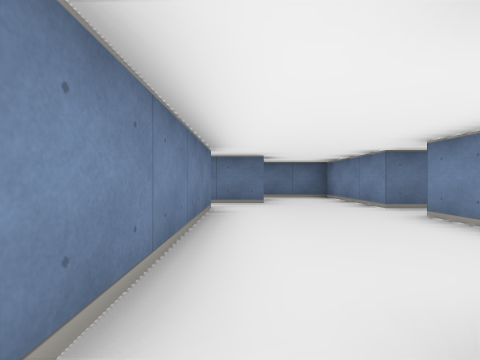
view 1 (above)

16 first-person views from a walk through a cub3D ray-caster map. The camera is about half as high as the walls, looks level and sees 85° across. The floor is counted in squares. Each view is taken from the middle of a square. On the plan, view 1 faces up. The plan holds only what a view shows up to about 9 squares ahead; the rest is blank.

view 2
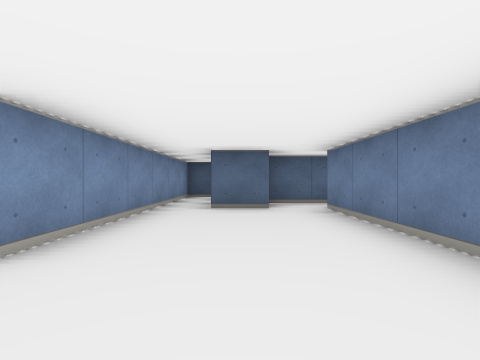

view 3
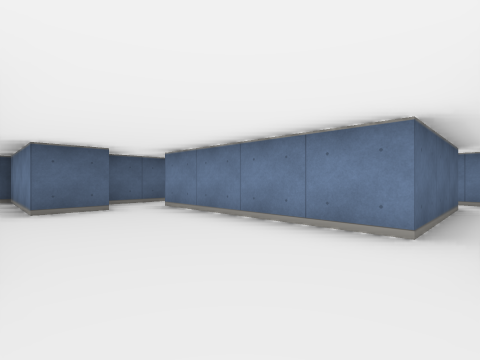

view 4
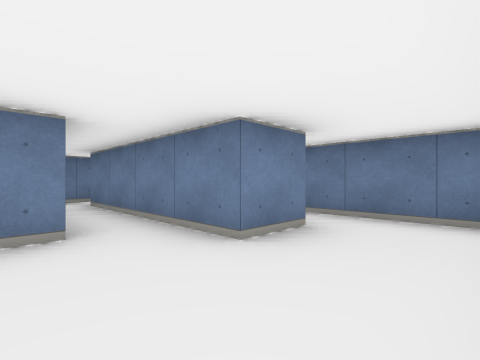

view 5
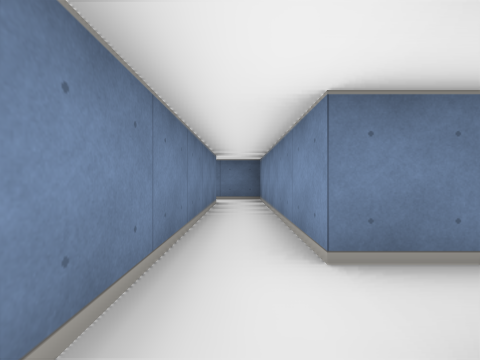

view 6
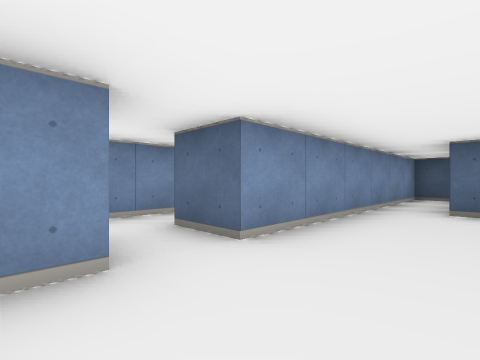

view 7
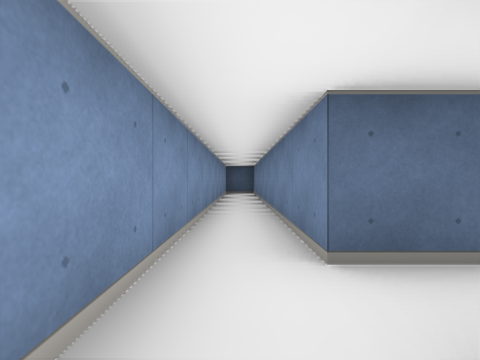

view 8
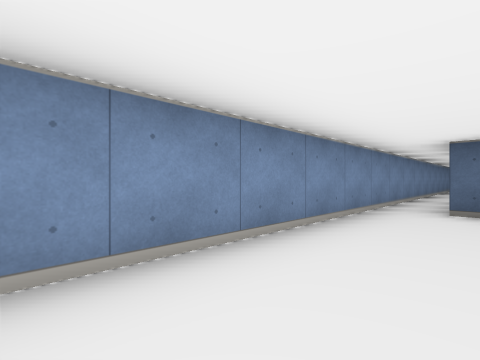

view 9
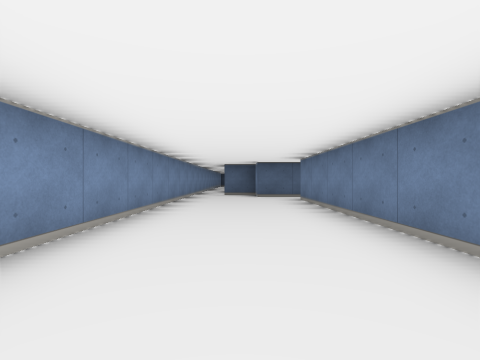

view 10
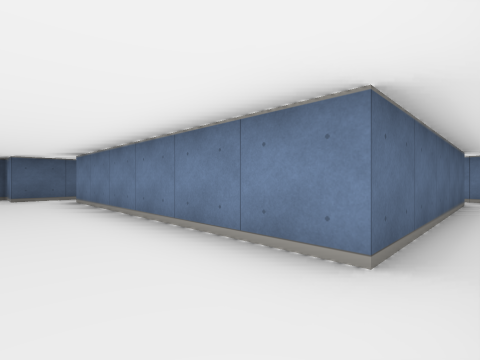

view 11
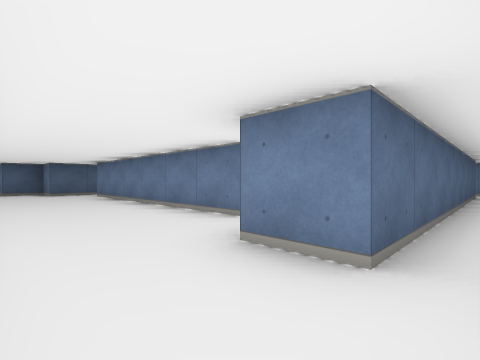

view 12
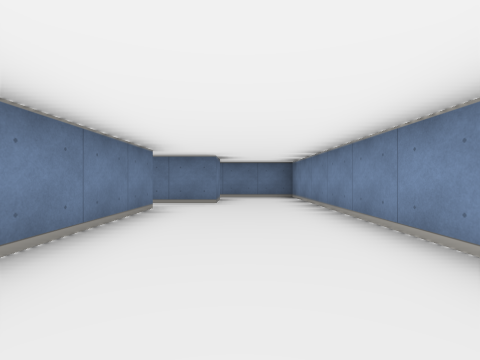

view 13
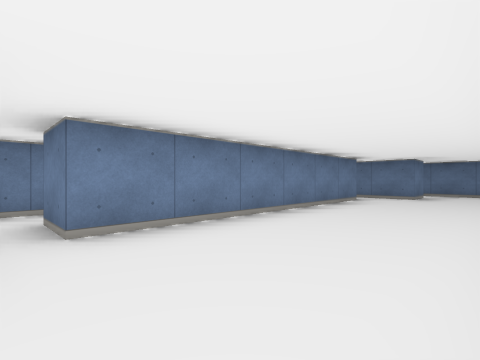

view 14
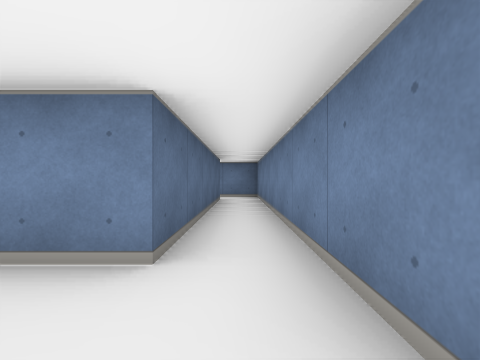

view 15
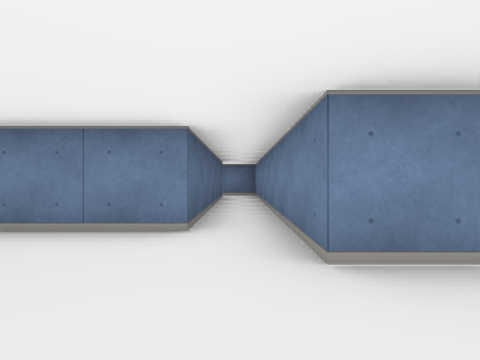

view 16
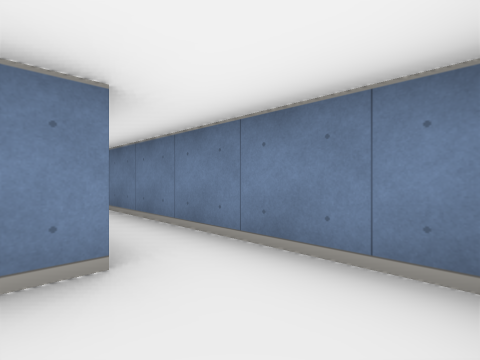

### Floor plan
Ten units are one square. View 1 is at (0, 0); x grows to the right and y downward. Boxes are objects, and circles mark ways between rooms. Rooms are numbered by the first view taken in them; rooms with no view inside come last. Other rooms are left out.
<svg viewBox="-65 -190 115 234">
<path fill="none" stroke="#000" d="M25 -45 25 -65M5 -5 15 -5 15 25 25 25 25 -35M5 -55 -35 -55M-11 5 5 5M-35 -45 -5 -45 -5 -5M25 -75 16 -75M-35 -55 -35 -105 -46 -105M-45 -95 -45 -44M11 -85 25 -85 25 -75 35 -75M35 -72 35 -66M32 -45 25 -45M25 -35 35 -35 35 38M25 -175 25 -165 -45 -165 -45 -154M-35 -155 15 -155 15 -95 5 -95M45 39 45 -175M-54 -175 25 -175M45 -175 45 -185 -5 -185M5 -65 5 -55M16 -75 -1 -75M25 -65 25 -75"/>
<circle cx="-30" cy="-50" r="3" fill="#2a7"/>
<circle cx="30" cy="-40" r="3" fill="#2a7"/>
<circle cx="10" cy="-60" r="3" fill="#2a7"/>
<circle cx="35" cy="-170" r="3" fill="#2a7"/>
<text x="10" y="-30">1</text>
<text x="-40" y="-70">2</text>
<text x="30" y="-100">3</text>
<text x="-60" y="-100">4</text>
<text x="0" y="-70">5</text>
</svg>
Room 1 opens to room 2. Room 1 opens to room 3. Room 1 opens to room 5. Room 3 opens to room 4.

Where each view was taken, in squares from view 1:
view 1: 0 up, 0 right, facing up
view 2: 5 up, 1 right, facing down
view 3: 5 up, 2 right, facing down-left
view 4: 4 up, 2 right, facing up-left
view 5: 4 up, 4 left, facing up
view 6: 5 up, 1 right, facing down-right
view 7: 5 up, 4 right, facing down
view 8: 12 up, 3 right, facing down-right
view 9: 16 up, 3 right, facing down
view 10: 16 up, 3 right, facing down-left
view 11: 18 up, 4 right, facing down-left
view 12: 11 up, 3 right, facing up
view 13: 9 up, 4 right, facing up-left
view 14: 16 up, 3 right, facing left
view 15: 16 up, 4 right, facing left
view 16: 17 up, 4 right, facing up-left
